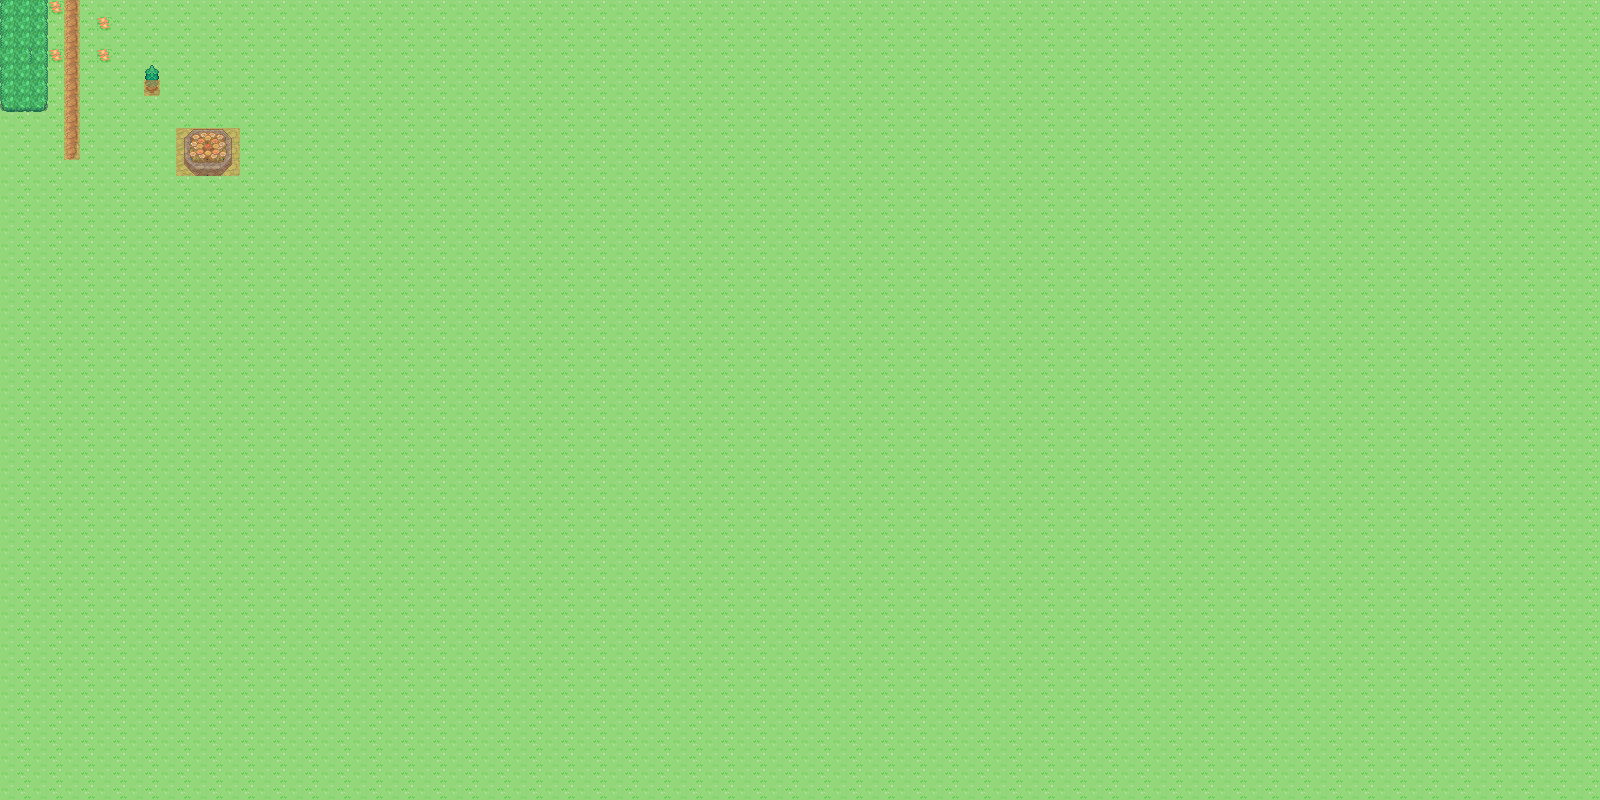

Tiled map render using the project's own tile images. Description and the map definition, with tile-layer contents summarised, below:
An orthogonal 100x50 tile map with 16x16 px tiles, 4 tile layers (ground, level1, level2, colliders).

<map version="1.2" tiledversion="1.2.1" orientation="orthogonal" renderorder="right-down" width="100" height="50" tilewidth="16" tileheight="16" infinite="0" nextlayerid="7" nextobjectid="2">
 <tileset firstgid="1" source="env1.tsx" />
 <layer id="1" name="ground" width="100" height="50">
  <data>[5000 cells, 5000 non-empty, 3 distinct tile ids]</data>
 </layer>
 <layer id="3" name="level1" width="100" height="50">
  <data>[5000 cells, 44 non-empty, 21 distinct tile ids]</data>
 </layer>
 <layer id="6" name="level2" width="100" height="50">
  <data>[5000 cells, 1 non-empty, 1 distinct tile ids]</data>
 </layer>
 <layer id="5" name="colliders" width="100" height="50" opacity="0.62">
  <data>[5000 cells, 23 non-empty, 1 distinct tile ids]</data>
 </layer>
</map>
